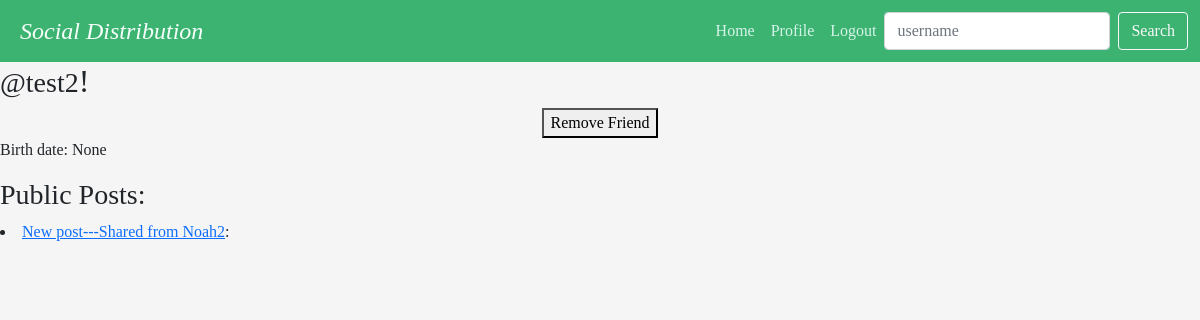
The app's page /view_profile/0cd0793429c44e85abf138411bcbd31d (signed in) with its own data.
### Profile/models.py (models this page shows, shortened)
class Author(models.Model):
    user = models.OneToOneField(User, on_delete=models.CASCADE, related_name='author')
    id = models.UUIDField(primary_key=True, default=uuid.uuid4, editable=False)
    bio = models.TextField(max_length=500, blank=True)
    location = models.CharField(max_length=30, blank=True)
    birth_date = models.DateField(null=True, blank=True)
    github = models.CharField(max_length=50, blank=True)
    friends = models.ManyToManyField('self')
    following = models.ManyToManyField('self', symmetrical=False, related_name="following_list")
    followers = models.ManyToManyField('self', symmetrical=False, related_name="follower_list")
    @property
    def type(self):
        return 'author'
    @property
    def user_name(self):
        return self.user.username

class Post(models.Model):
    title = models.CharField(max_length=200)
    id = models.UUIDField(primary_key=True, default=uuid.uuid4, editable=False)
    url = models.CharField(max_length=200, blank=True)
    source = models.CharField(max_length=200, blank=True)
    origin = models.CharField(max_length=200, blank=True)
    description = models.TextField(blank=True)
    class ContentType(models.TextChoices):
        MARKDOWN = 'text/markdown' # common mark
        PLAIN = 'text/plain' # UTF-8
        BASE64 = 'application/base64'
        PNG = 'image/png' # embedded png
        JPEG = 'image/jpeg' # embedded jpeg
    content_type = models.CharField(
        max_length=40,
        choices = ContentType.choices,
        default=ContentType.PLAIN
    )
    content = models.TextField(blank=True)
    author = models.ForeignKey(Author, on_delete=models.CASCADE, null=True, related_name="posts")
    categories = models.ManyToManyField('PostCategory', blank=True)
    comments_count = models.IntegerField(default=0)
    comments_page_size = models.IntegerField(default=50)
    comments_first_page = models.CharField(max_length=200, null=True) # URL to first page of comments for this post
    comments = models.ManyToManyField('Comment', blank=True)
    timestamp = models.DateTimeField(default=timezone.now)
    likes_count = models.IntegerField(default=0)
    class Visibility(models.TextChoices):
        PUBLIC = 'PUBLIC'
        FRIENDS = 'FRIENDS'
    visibility = models.CharField(
        max_length=10,
        choices=Visibility.choices,
        default=Visibility.PUBLIC
    )
    unlisted = models.BooleanField(default=False) # used for images so that they don't show up in timelines
    @property
    def type(self):
        return 'post'

### Profile/views.py (the view)
# urls.py: path('view_profile/<str:author_id>', Profile_views.view_profile, name='view_profile'),
def view_profile(request, author_id):
	user = Author.objects.get(user__username=request.user.username)
	author = Author.objects.get(id=author_id)
	friend_status = user.friends.filter(id=author_id).exists()
	friend_posts = author.posts.all()
	if request.method == "GET":
		return render(request, 'profile/view_profile.html', {'author': author, 'posts': friend_posts, 'friend_status': friend_status})

### Profile/templates/profile/view_profile.html (shortened to what this page needs)
{% extends 'base.html' %}
{% block content %}
	<h2>{{ author.user.get_full_name }} <small>@{{ author.user.username }}</small>!</h2>
		{% if friend_status  %}
			<form action="{{ author.id }}/remove_friend" method="POST">
				<button type="submit">Remove Friend</button>
			</form>
		{% else %}
			<form action="{{ author.id }}/send_request" method="POST">
				{% csrf_token %}
				<input type="hidden" name="receiver" id="author" value="{{ author.id }}" />
				<button type="submit">Send Friend Request</button>
			</form>
		{% endif %}
		<p>Birth date: {{ author.birth_date }}</p>
		<h3>Public Posts:</h3>
		{% if posts %}
			{% for post in posts %}
				{% if post.visibility == 'PUBLIC' and post.unlisted == False %}
					<li><a href="/author/{{author.id}}/view_post/{{post.id}}">{{post.title}}</a>: </li>
				{% endif %}
			{% endfor %}
		{% else %}
			<p>{{author.user.get_full_name}} has no posts<p>
		{% endif %}
{% endblock %}

### Profile/static/profile/base.css (style rules this page uses)
body { display: block; font-family: "Georgia"; background-color: whitesmoke; }
form { margin: 0 auto; width: fit-content; }

### records on screen
Author: user.username "test2", birth_date "None"
Post: title "New post---Shared from Noah2"
